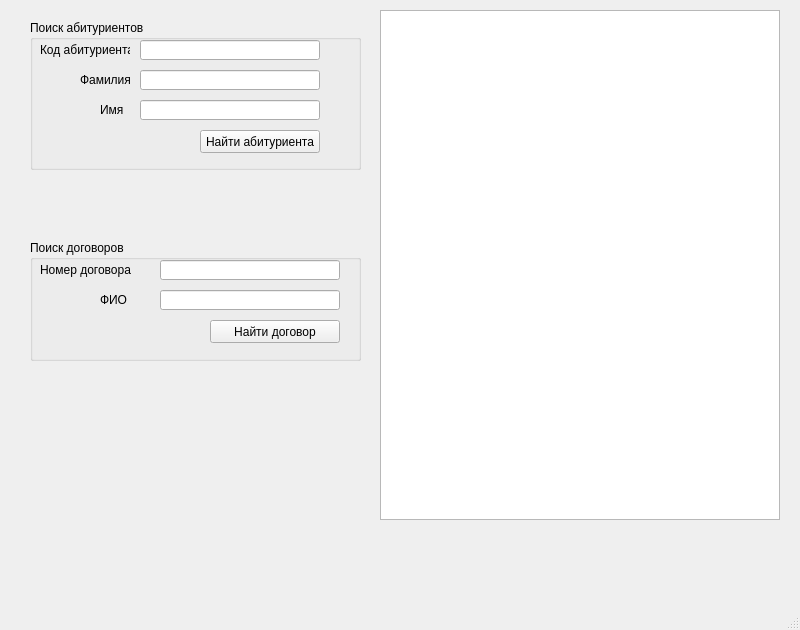
<?xml version="1.0" encoding="UTF-8"?>
<ui version="4.0">
 <class>MainWindow</class>
 <widget class="QMainWindow" name="MainWindow">
  <property name="geometry">
   <rect>
    <x>0</x>
    <y>0</y>
    <width>800</width>
    <height>630</height>
   </rect>
  </property>
  <property name="windowTitle">
   <string>MainWindow</string>
  </property>
  <widget class="QWidget" name="centralwidget">
   <widget class="QWidget" name="verticalLayoutWidget">
    <property name="geometry">
     <rect>
      <x>380</x>
      <y>10</y>
      <width>400</width>
      <height>510</height>
     </rect>
    </property>
    <layout class="QVBoxLayout" name="TableLayout">
     <item>
      <widget class="QTableWidget" name="Table"/>
     </item>
    </layout>
   </widget>
   <widget class="QGroupBox" name="groupBox">
    <property name="geometry">
     <rect>
      <x>30</x>
      <y>20</y>
      <width>331</width>
      <height>150</height>
     </rect>
    </property>
    <property name="title">
     <string>Поиск абитуриентов</string>
    </property>
    <widget class="QLineEdit" name="line3">
     <property name="geometry">
      <rect>
       <x>110</x>
       <y>80</y>
       <width>180</width>
       <height>20</height>
      </rect>
     </property>
    </widget>
    <widget class="QLineEdit" name="line1">
     <property name="geometry">
      <rect>
       <x>110</x>
       <y>20</y>
       <width>180</width>
       <height>20</height>
      </rect>
     </property>
    </widget>
    <widget class="QLabel" name="label_3">
     <property name="geometry">
      <rect>
       <x>70</x>
       <y>80</y>
       <width>46</width>
       <height>20</height>
      </rect>
     </property>
     <property name="text">
      <string>Имя</string>
     </property>
    </widget>
    <widget class="QPushButton" name="SearchStudent">
     <property name="geometry">
      <rect>
       <x>170</x>
       <y>110</y>
       <width>120</width>
       <height>23</height>
      </rect>
     </property>
     <property name="text">
      <string>Найти абитуриента</string>
     </property>
    </widget>
    <widget class="QLabel" name="label">
     <property name="geometry">
      <rect>
       <x>10</x>
       <y>20</y>
       <width>90</width>
       <height>20</height>
      </rect>
     </property>
     <property name="text">
      <string>Код абитуриента</string>
     </property>
    </widget>
    <widget class="QLabel" name="label_2">
     <property name="geometry">
      <rect>
       <x>50</x>
       <y>50</y>
       <width>50</width>
       <height>20</height>
      </rect>
     </property>
     <property name="text">
      <string>Фамилия</string>
     </property>
    </widget>
    <widget class="QLineEdit" name="line2">
     <property name="geometry">
      <rect>
       <x>110</x>
       <y>50</y>
       <width>180</width>
       <height>20</height>
      </rect>
     </property>
    </widget>
   </widget>
   <widget class="QGroupBox" name="groupBox_2">
    <property name="geometry">
     <rect>
      <x>30</x>
      <y>240</y>
      <width>331</width>
      <height>121</height>
     </rect>
    </property>
    <property name="title">
     <string>Поиск договоров</string>
    </property>
    <widget class="QPushButton" name="SearchTeacher">
     <property name="geometry">
      <rect>
       <x>180</x>
       <y>80</y>
       <width>130</width>
       <height>23</height>
      </rect>
     </property>
     <property name="text">
      <string>Найти договор</string>
     </property>
    </widget>
    <widget class="QLabel" name="label_7">
     <property name="geometry">
      <rect>
       <x>10</x>
       <y>20</y>
       <width>110</width>
       <height>20</height>
      </rect>
     </property>
     <property name="text">
      <string>Номер договора</string>
     </property>
    </widget>
    <widget class="QLineEdit" name="line5">
     <property name="geometry">
      <rect>
       <x>130</x>
       <y>20</y>
       <width>180</width>
       <height>20</height>
      </rect>
     </property>
    </widget>
    <widget class="QLabel" name="label_5">
     <property name="geometry">
      <rect>
       <x>70</x>
       <y>50</y>
       <width>50</width>
       <height>20</height>
      </rect>
     </property>
     <property name="text">
      <string>ФИО</string>
     </property>
    </widget>
    <widget class="QLineEdit" name="line6">
     <property name="geometry">
      <rect>
       <x>130</x>
       <y>50</y>
       <width>180</width>
       <height>20</height>
      </rect>
     </property>
    </widget>
   </widget>
   <widget class="QWidget" name="widget" native="true">
    <property name="geometry">
     <rect>
      <x>200</x>
      <y>530</y>
      <width>120</width>
      <height>80</height>
     </rect>
    </property>
   </widget>
  </widget>
  <widget class="QMenuBar" name="menubar">
   <property name="geometry">
    <rect>
     <x>0</x>
     <y>0</y>
     <width>800</width>
     <height>19</height>
    </rect>
   </property>
  </widget>
  <widget class="QStatusBar" name="statusbar"/>
 </widget>
 <resources/>
 <connections/>
</ui>
